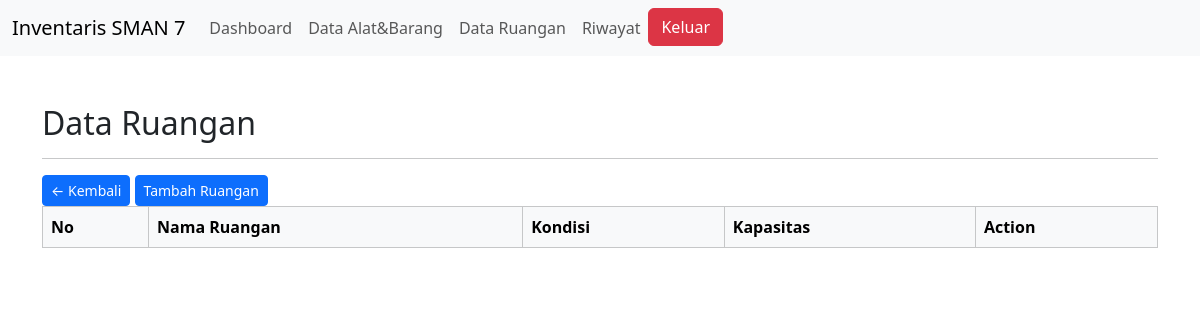
Page /admin/data-ruangan.php on the earlier database version.
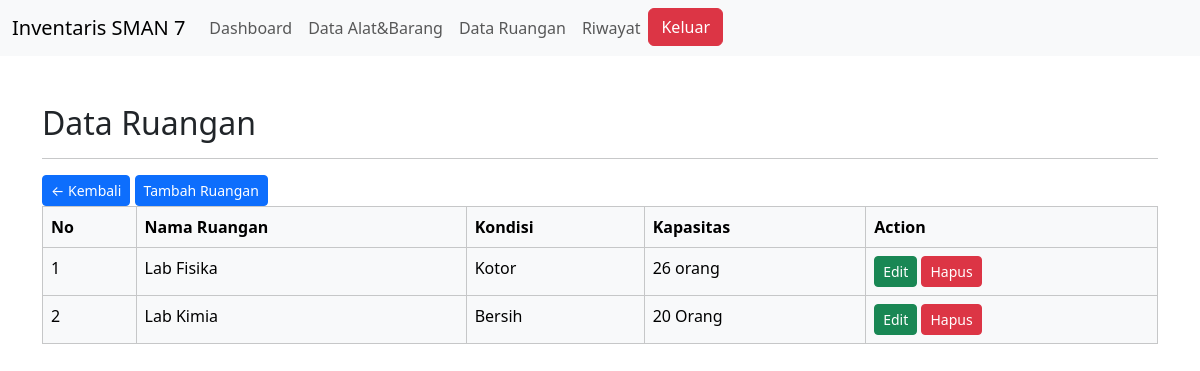
Same page on the later database version.
### tables this page shows
CREATE TABLE `ruangan` (
  `id_ruangan` int(11) NOT NULL,
  `nama_ruangan` varchar(100) NOT NULL,
  `kondisi` varchar(100) NOT NULL,
  `kapasitas` varchar(100) NOT NULL
);

### admin/view/ruangan.php (the view, shortened to what this page needs)
<div class="container mt-5">
  <h2>Data Ruangan</h2>
  <hr>
  <a href="../admin/index.php"class="btn btn-primary btn-sm float-left">&larr; Kembali</a>
  <button type="button" class="btn btn-primary btn-sm float-right" data-bs-toggle="modal" data-bs-target="#exampleModal">
    Tambah Ruangan
  </button>
  <table class="table table-light table-hover table-bordered">
    <thead>
      <tr>
        <th>No</th>
        <th>Nama Ruangan</th>
        <th>Kondisi</th>
        <th>Kapasitas</th>
        <th>Action</th>
      </tr>
    </thead>
    <tbody>
      <?php foreach ($data_ruangan as $ruangan) : ?>
        <tr>
          <td><?= $no++; ?></td>
          <td><?= $ruangan['nama_ruangan']; ?></td>
          <td><?= $ruangan['kondisi']; ?></td>
          <td><?= $ruangan['kapasitas']; ?></td>
          <td>
            <div class="d-inline">
              <a href="?p=edit-ruangan&id=<?=$ruangan['id_ruangan'];?>"class="btn
              btn-success btn-sm">Edit</a>
            </div>
            <div class="d-inline">
              <a href="?p=hapus-ruangan&id=<?=$ruangan['id_ruangan'];?>"class="btn
              btn-danger btn-sm">Hapus</a>
            </div>
          </td>
        </tr>
    </tbody>
    <?php endforeach;?>
  </table>
  </div>

Differences in the rows shown:
added ruangan: nama_ruangan "Lab Fisika", kondisi "Kotor", kapasitas "26 orang"
added ruangan: nama_ruangan "Lab Kimia", kondisi "Bersih", kapasitas "20 Orang"
